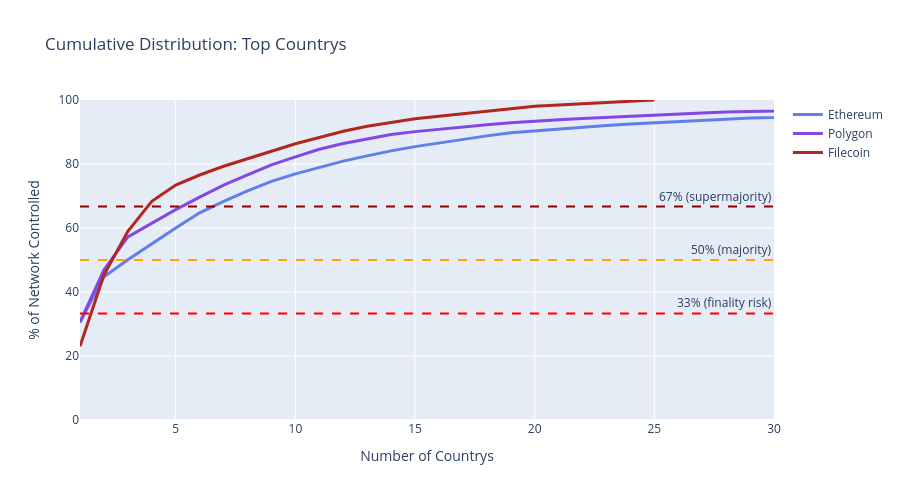
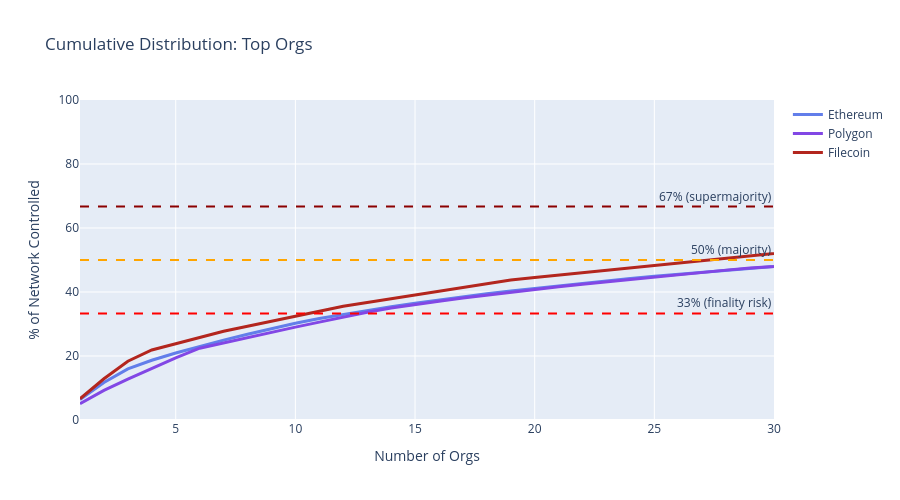

Here is the notebook cell these charts were saved with, in order:
### Markdown cell above
## 4. Cumulative Distribution Analysis

How many countries or organizations does it take to control 50% of the network? 67%? This cumulative view reveals concentration dynamics.

### Code cell
def plot_cumulative_distribution(networks_dict, dimension='country'):
    """Plot cumulative distribution showing top N entities controlling X% of network."""
    fig = go.Figure()
    
    for name, df in networks_dict.items():
        counts = df[dimension].value_counts()
        shares = (counts / len(df) * 100).values
        cumsum = np.cumsum(shares)
        
        fig.add_trace(go.Scatter(
            x=list(range(1, len(cumsum) + 1)),
            y=cumsum,
            mode='lines',
            name=name.title(),
            line=dict(color=COLORS.get(name, '#666666'), width=3),
            hovertemplate='<b>%{fullData.name}</b><br>' +
                         f'Top %{{x}} {dimension}s<br>' +
                         'Control %{y:.1f}% of nodes<extra></extra>'
        ))
    
    # Add threshold lines
    fig.add_hline(y=33.3, line_dash="dash", line_color="red", 
                  annotation_text="33% (finality risk)")
    fig.add_hline(y=50, line_dash="dash", line_color="orange", 
                  annotation_text="50% (majority)")
    fig.add_hline(y=66.7, line_dash="dash", line_color="darkred", 
                  annotation_text="67% (supermajority)")
    
    fig.update_layout(
        title=f"Cumulative Distribution: Top {dimension.title()}s",
        xaxis_title=f"Number of {dimension.title()}s",
        yaxis_title="% of Network Controlled",
        height=500,
        hovermode='x unified',
        xaxis=dict(range=[1, 30]),  # Focus on top 30
        yaxis=dict(range=[0, 100])
    )
    
    return fig

# Country cumulative distribution
fig = plot_cumulative_distribution(networks, 'country')
fig.show()

# Organization cumulative distribution
fig = plot_cumulative_distribution(networks, 'org')
fig.show()

### Figure 1 — Plotly figure (JSON) as saved in the notebook; plotly's stock layout.template omitted (floating-point values rounded to 4 significant figures)
{"data": [{"hovertemplate": "<b>%{fullData.name}</b><br>Top %{x} countrys<br>Control %{y:.1f}% of nodes<extra></extra>", "line": {"color": "#627EEA", "width": 3}, "mode": "lines", "name": "Ethereum", "type": "scatter", "x": [1, 2, 3, 4, 5, 6, 7, 8, 9, 10, 11, 12, 13, 14, 15, 16, 17, 18, 19, 20, 21, 22, 23, 24, 25, 26, 27, 28, 29, 30, 31, 32, 33, 34, 35, 36, 37, 38, 39, 40, 41, 42, 43, 44, 45, 46, 47, 48, 49, 50, 51, 52, 53, 54, 55, 56, 57, 58, 59, 60, 61, 62, 63, 64, 65, 66, 67, 68, 69, 70, 71, 72, 73, 74, 75, 76, 77, 78, 79, 80, 81, 82, 83, 84, 85, 86, 87, 88, 89, 90, 91, 92, 93, 94, 95, 96, 97, 98, 99, 100, 101, 102, 103], "y": [30.53, 44.73, 50.1, 55.07, 59.96, 64.73, 68.35, 71.62, 74.56, 76.92, 78.98, 80.89, 82.54, 84.11, 85.43, 86.62, 87.73, 88.79, 89.76, 90.37, 90.96, 91.5, 92.0, 92.5, 92.91, 93.29, 93.66, 94.01, 94.34, 94.62, 94.88, 95.14, 95.4, 95.64, 95.88, 96.11, 96.34, 96.57, 96.78, 97.0, 97.21, 97.41, 97.6, 97.76, 97.92, 98.07, 98.22, 98.36, 98.5, 98.63, 98.75, 98.86, 98.95, 99.03, 99.11, 99.19, 99.26, 99.33, 99.38, 99.42, 99.46, 99.5, 99.53, 99.57, 99.6, 99.62, 99.64, 99.65, 99.67, 99.69, 99.71, 99.72, 99.74, 99.75, 99.76, 99.78, 99.79, 99.8, 99.81, 99.82, 99.83, 99.84, 99.86, 99.87, 99.88, 99.89, 99.9, 99.91, 99.92, 99.93, 99.93, 99.94, 99.94, 99.95, 99.95, 99.96, 99.97, 99.97, 99.98, 99.98, 99.99, 99.99, 100.0]}, {"hovertemplate": "<b>%{fullData.name}</b><br>Top %{x} countrys<br>Control %{y:.1f}% of nodes<extra></extra>", "line": {"color": "#8247E5", "width": 3}, "mode": "lines", "name": "Polygon", "type": "scatter", "x": [1, 2, 3, 4, 5, 6, 7, 8, 9, 10, 11, 12, 13, 14, 15, 16, 17, 18, 19, 20, 21, 22, 23, 24, 25, 26, 27, 28, 29, 30, 31, 32, 33, 34, 35, 36, 37, 38, 39, 40, 41, 42, 43, 44, 45, 46, 47, 48, 49, 50, 51, 52, 53, 54, 55, 56, 57, 58, 59, 60, 61, 62, 63, 64, 65, 66, 67, 68, 69, 70, 71, 72, 73, 74, 75, 76, 77, 78, 79, 80, 81, 82], "y": [30.63, 46.84, 57.22, 61.59, 65.73, 69.65, 73.39, 76.61, 79.73, 82.22, 84.59, 86.41, 87.9, 89.19, 90.12, 90.9, 91.63, 92.25, 92.86, 93.38, 93.79, 94.19, 94.59, 94.97, 95.32, 95.66, 95.97, 96.26, 96.5, 96.69, 96.88, 97.06, 97.22, 97.38, 97.54, 97.69, 97.83, 97.96, 98.09, 98.21, 98.33, 98.44, 98.56, 98.67, 98.77, 98.87, 98.97, 99.07, 99.15, 99.24, 99.31, 99.36, 99.41, 99.47, 99.52, 99.57, 99.62, 99.65, 99.68, 99.71, 99.73, 99.76, 99.78, 99.8, 99.81, 99.83, 99.85, 99.87, 99.88, 99.89, 99.9, 99.91, 99.92, 99.93, 99.94, 99.95, 99.96, 99.96, 99.97, 99.98, 99.99, 100.0]}, {"hovertemplate": "<b>%{fullData.name}</b><br>Top %{x} countrys<br>Control %{y:.1f}% of nodes<extra></extra>", "line": {"color": "#b3261e", "width": 3}, "mode": "lines", "name": "Filecoin", "type": "scatter", "x": [1, 2, 3, 4, 5, 6, 7, 8, 9, 10, 11, 12, 13, 14, 15, 16, 17, 18, 19, 20, 21, 22, 23, 24, 25], "y": [23.05, 45.31, 58.98, 68.36, 73.44, 76.56, 79.3, 81.64, 83.98, 86.33, 88.28, 90.23, 91.8, 92.97, 94.14, 94.92, 95.7, 96.48, 97.27, 98.05, 98.44, 98.83, 99.22, 99.61, 100.0]}], "layout": {"annotations": [{"showarrow": false, "text": "33% (finality risk)", "x": 1, "xanchor": "right", "xref": "x domain", "y": 33.3, "yanchor": "bottom", "yref": "y"}, {"showarrow": false, "text": "50% (majority)", "x": 1, "xanchor": "right", "xref": "x domain", "y": 50, "yanchor": "bottom", "yref": "y"}, {"showarrow": false, "text": "67% (supermajority)", "x": 1, "xanchor": "right", "xref": "x domain", "y": 66.7, "yanchor": "bottom", "yref": "y"}], "height": 500, "hovermode": "x unified", "shapes": [{"line": {"color": "red", "dash": "dash"}, "type": "line", "x0": 0, "x1": 1, "xref": "x domain", "y0": 33.3, "y1": 33.3, "yref": "y"}, {"line": {"color": "orange", "dash": "dash"}, "type": "line", "x0": 0, "x1": 1, "xref": "x domain", "y0": 50, "y1": 50, "yref": "y"}, {"line": {"color": "darkred", "dash": "dash"}, "type": "line", "x0": 0, "x1": 1, "xref": "x domain", "y0": 66.7, "y1": 66.7, "yref": "y"}], "title": {"text": "Cumulative Distribution: Top Countrys"}, "xaxis": {"range": [1, 30], "title": {"text": "Number of Countrys"}}, "yaxis": {"range": [0, 100], "title": {"text": "% of Network Controlled"}}}}

### Figure 2 — Plotly figure (JSON) as saved in the notebook; plotly's stock layout.template omitted (floating-point values rounded to 4 significant figures; data arrays with more than 128 entries replaced by an {"elided": "..."} marker saying what was removed)
{"data": [{"hovertemplate": "<b>%{fullData.name}</b><br>Top %{x} orgs<br>Control %{y:.1f}% of nodes<extra></extra>", "line": {"color": "#627EEA", "width": 3}, "mode": "lines", "name": "Ethereum", "type": "scatter", "x": {"elided": "2274 int values"}, "y": {"elided": "2274 float values"}}, {"hovertemplate": "<b>%{fullData.name}</b><br>Top %{x} orgs<br>Control %{y:.1f}% of nodes<extra></extra>", "line": {"color": "#8247E5", "width": 3}, "mode": "lines", "name": "Polygon", "type": "scatter", "x": {"elided": "1346 int values"}, "y": {"elided": "1346 float values"}}, {"hovertemplate": "<b>%{fullData.name}</b><br>Top %{x} orgs<br>Control %{y:.1f}% of nodes<extra></extra>", "line": {"color": "#b3261e", "width": 3}, "mode": "lines", "name": "Filecoin", "type": "scatter", "x": [1, 2, 3, 4, 5, 6, 7, 8, 9, 10, 11, 12, 13, 14, 15, 16, 17, 18, 19, 20, 21, 22, 23, 24, 25, 26, 27, 28, 29, 30, 31, 32, 33, 34, 35, 36, 37, 38, 39, 40, 41, 42, 43, 44, 45, 46, 47, 48, 49, 50, 51, 52, 53, 54, 55, 56, 57, 58, 59, 60, 61, 62, 63, 64, 65, 66, 67, 68, 69, 70, 71, 72, 73, 74, 75, 76, 77, 78, 79, 80, 81, 82, 83, 84, 85, 86, 87, 88, 89, 90, 91, 92, 93, 94, 95, 96, 97, 98, 99, 100, 101, 102, 103, 104, 105, 106, 107, 108, 109, 110, 111, 112, 113, 114, 115, 116], "y": [6.641, 12.89, 18.36, 21.88, 23.83, 25.78, 27.73, 29.3, 30.86, 32.42, 33.98, 35.55, 36.72, 37.89, 39.06, 40.23, 41.41, 42.58, 43.75, 44.53, 45.31, 46.09, 46.88, 47.66, 48.44, 49.22, 50.0, 50.78, 51.56, 52.34, 53.12, 53.91, 54.69, 55.08, 55.47, 55.86, 56.25, 56.64, 57.03, 57.42, 57.81, 58.2, 58.59, 58.98, 59.38, 59.77, 60.16, 60.55, 60.94, 61.33, 61.72, 62.11, 62.5, 62.89, 63.28, 63.67, 64.06, 64.45, 64.84, 65.23, 65.62, 66.02, 66.41, 66.8, 67.19, 67.58, 67.97, 68.36, 68.75, 69.14, 69.53, 69.92, 70.31, 70.7, 71.09, 71.48, 71.88, 72.27, 72.66, 73.05, 73.44, 73.83, 74.22, 74.61, 75.0, 75.39, 75.78, 76.17, 76.56, 76.95, 77.34, 77.73, 78.12, 78.52, 78.91, 79.3, 79.69, 80.08, 80.47, 80.86, 81.25, 81.64, 82.03, 82.42, 82.81, 83.2, 83.59, 83.98, 84.38, 84.77, 85.16, 85.55, 85.94, 86.33, 86.72, 87.11]}], "layout": {"annotations": [{"showarrow": false, "text": "33% (finality risk)", "x": 1, "xanchor": "right", "xref": "x domain", "y": 33.3, "yanchor": "bottom", "yref": "y"}, {"showarrow": false, "text": "50% (majority)", "x": 1, "xanchor": "right", "xref": "x domain", "y": 50, "yanchor": "bottom", "yref": "y"}, {"showarrow": false, "text": "67% (supermajority)", "x": 1, "xanchor": "right", "xref": "x domain", "y": 66.7, "yanchor": "bottom", "yref": "y"}], "height": 500, "hovermode": "x unified", "shapes": [{"line": {"color": "red", "dash": "dash"}, "type": "line", "x0": 0, "x1": 1, "xref": "x domain", "y0": 33.3, "y1": 33.3, "yref": "y"}, {"line": {"color": "orange", "dash": "dash"}, "type": "line", "x0": 0, "x1": 1, "xref": "x domain", "y0": 50, "y1": 50, "yref": "y"}, {"line": {"color": "darkred", "dash": "dash"}, "type": "line", "x0": 0, "x1": 1, "xref": "x domain", "y0": 66.7, "y1": 66.7, "yref": "y"}], "title": {"text": "Cumulative Distribution: Top Orgs"}, "xaxis": {"range": [1, 30], "title": {"text": "Number of Orgs"}}, "yaxis": {"range": [0, 100], "title": {"text": "% of Network Controlled"}}}}
